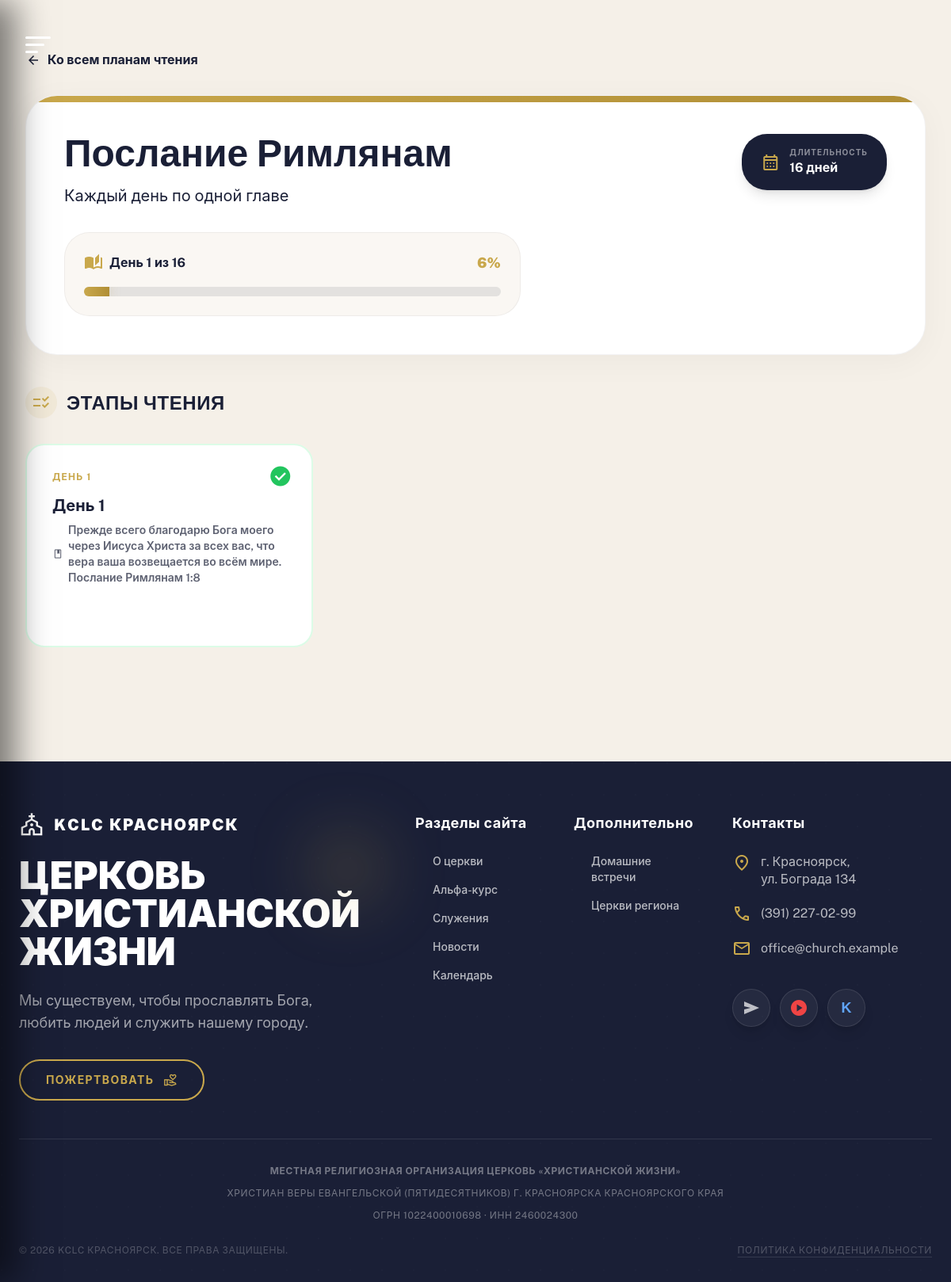
The page /library/bible/plan/1/ (signed in) on the database its author committed.
### church_app/models.py (models this page shows, shortened)
class BiblePlan(models.Model):
    title = models.CharField(max_length=200, verbose_name="Название")
    description = models.TextField(verbose_name="Описание")
    image = models.ImageField(upload_to='bible_plans/', blank=True, null=True, verbose_name="Изображение")
    days_count = models.IntegerField(default=7, verbose_name="Количество дней")
    is_active = models.BooleanField(default=True, verbose_name="Активен")
    order = models.IntegerField(default=0, verbose_name="Порядок")
    created_at = models.DateTimeField(auto_now_add=True)
    class Meta:
        ordering = ['order', 'title']
        verbose_name = "План чтения"
        verbose_name_plural = "Планы чтения"

class UserBibleProgress(models.Model):
    user = models.ForeignKey(User, on_delete=models.CASCADE, related_name='bible_progress')
    plan = models.ForeignKey(BiblePlan, on_delete=models.CASCADE)
    current_day = models.IntegerField(default=0)
    completed_days = models.JSONField(default=list, blank=True)
    started_at = models.DateTimeField(auto_now_add=True)
    completed_at = models.DateTimeField(null=True, blank=True)
    last_read_at = models.DateTimeField(auto_now=True)
    class Meta:
        unique_together = ['user', 'plan']
        verbose_name = "Прогресс чтения"
        verbose_name_plural = "Прогресс чтения"
    def get_progress_percentage(self):
        if self.plan and self.plan.days_count > 0:
            return int((len(self.completed_days) / self.plan.days_count) * 100)
        return 0

class BibleReading(models.Model):
    plan = models.ForeignKey(BiblePlan, on_delete=models.CASCADE, related_name='readings')
    day_number = models.IntegerField(verbose_name="День")
    title = models.CharField(max_length=200, verbose_name="Название")
    bible_passage = models.CharField(max_length=200, verbose_name="Отрывок (например: Иоанна 3:16)")
    start_chapter = models.CharField(max_length=50, verbose_name="Начало", help_text="Книга Глава:Стих")
    end_chapter = models.CharField(max_length=50, blank=True, null=True, verbose_name="Конец")
    content = models.TextField(blank=True, verbose_name="Дополнительный текст")
    class Meta:
        ordering = ['plan', 'day_number']
        unique_together = ['plan', 'day_number']
        verbose_name = "День чтения"
        verbose_name_plural = "Дни чтения"

### church_app/views_library.py (the view)
# urls.py: path('library/bible/plan/<int:plan_id>/', views_library.bible_plan_detail, name='bible_plan_detail'),
@login_required
def bible_plan_detail(request, plan_id):
    plan = get_object_or_404(BiblePlan, id=plan_id, is_active=True)
    readings = plan.readings.all().order_by('day_number')
    progress, created = UserBibleProgress.objects.get_or_create(
        user=request.user,
        plan=plan
    )
    context = {
        'plan': plan,
        'readings': readings,
        'progress': progress,
    }
    return render(request, 'library/bible_plan_detail.html', context)

### templates/library/bible_plan_detail.html (shortened to what this page needs)
{% extends 'library/base_library.html' %}
{% load static %}
{% block library_content %}
<div class="mb-12">
    <a href="{% url 'bible_home' %}" class="inline-flex items-center gap-2 text-txt-sub hover:text-primary font-bold mb-8 transition-colors group">
        <span class="material-symbols-outlined text-[20px] group-hover:-translate-x-1 transition-transform">arrow_back</span>
        <span>Ко всем планам чтения</span>
    </a>
    <div class="bg-white rounded-[2.5rem] p-8 sm:p-12 shadow-[0_8px_40px_rgba(0,0,0,0.04)] border border-navy/5 mb-10 overflow-hidden relative">
        <div class="absolute top-0 left-0 w-full h-2 bg-gradient-to-r from-primary to-primary-hover"></div>
        <div class="relative z-10 flex flex-col md:flex-row justify-between items-start gap-8">
            <div class="flex-grow">
                <h1 class="text-3xl sm:text-5xl font-display font-bold text-navy mb-4 leading-tight">{{ plan.title }}</h1>
                <p class="text-txt-sub text-lg sm:text-xl leading-relaxed max-w-3xl mb-8">
                    {{ plan.description }}
                </p>
                {% if progress %}
                <div class="bg-background-light/50 backdrop-blur-sm rounded-2xl p-6 border border-navy/5 max-w-xl">
                    <div class="flex justify-between items-center mb-4">
                        <div class="flex items-center gap-2 text-navy font-bold">
                            <span class="material-symbols-outlined text-primary" style="font-variation-settings: 'FILL' 1;">auto_stories</span>
                            <span>День {{ progress.current_day }} из {{ plan.days_count }}</span>
                        </div>
                        <span class="text-primary font-black text-lg">{{ progress.get_progress_percentage }}%</span>
                    </div>
                    <div class="h-3 w-full bg-navy/10 rounded-full overflow-hidden">
                        <div class="h-full bg-gradient-to-r from-primary to-primary-hover transition-all duration-1000 ease-out shadow-[0_0_15px_rgba(201,168,76,0.3)]"
                             style="width: {{ progress.get_progress_percentage }}%;"></div>
                    </div>
                </div>
                {% endif %}
            </div>
            <div class="w-full md:w-auto flex flex-col gap-4 shrink-0">
                <div class="flex items-center gap-3 px-6 py-4 bg-navy text-white rounded-2xl shadow-lg">
                    <span class="material-symbols-outlined text-primary">calendar_month</span>
                    <div class="flex flex-col">
                        <span class="text-[10px] uppercase tracking-widest text-white/50 font-bold">Длительность</span>
                        <span class="font-bold">{{ plan.days_count }} дней</span>
                    </div>
                </div>
            </div>
        </div>
    </div>
    <div class="flex items-center gap-3 mb-8">
        <div class="w-10 h-10 rounded-full bg-primary/10 flex items-center justify-center text-primary">
            <span class="material-symbols-outlined text-[24px]">checklist_rtl</span>
        </div>
        <h2 class="text-2xl font-display font-bold text-navy uppercase tracking-wide">Этапы чтения</h2>
    </div>
    <div class="grid grid-cols-1 md:grid-cols-2 lg:grid-cols-3 gap-6">
        {% for reading in readings %}
        <a href="{% url 'bible_read_day' plan.id reading.day_number %}"
           class="group relative bg-white rounded-3xl p-8 border-2 transition-all duration-300 hover:shadow-xl hover:-translate-y-2
                  {% if reading.day_number in progress.completed_days %}
                    border-green-100 bg-green-50/30
                  {% elif reading.day_number == progress.current_day|add:1 %}
                    border-primary/30 bg-primary/5
                  {% else %}
                    border-navy/5 hover:border-primary/20
                  {% endif %}">
            {% if reading.day_number in progress.completed_days %}
            <div class="absolute top-6 right-6 text-green-500">
                <span class="material-symbols-outlined text-3xl" style="font-variation-settings: 'FILL' 1;">check_circle</span>
            </div>
            {% endif %}
            <div class="flex items-center gap-3 mb-4">
                <span class="text-xs font-bold uppercase tracking-widest text-primary">День {{ reading.day_number }}</span>
            </div>
            <h3 class="text-xl font-bold text-navy mb-2 group-hover:text-primary transition-colors leading-tight">{{ reading.title }}</h3>
            <p class="text-txt-sub text-sm font-semibold flex items-center gap-1.5 opacity-70">
                <span class="material-symbols-outlined text-sm">book</span>
                {{ reading.bible_passage }}
            </p>
        </a>
        {% endfor %}
    </div>
</div>
{% endblock %}

### static/css/base.css (style rules this page uses)
:root { --navy: #1a1f36; --navy-light: #252b48; --navy-hover: #2c335a; --gold: #c9a84c; --gold-hover: #b08e35; --bg: #f5f0e8; --txt: #1a1f36; --txt-sub: #3d4260; --txt-muted: #8b8fa8; --white: #ffffff; --success: #27ae60; --error: #e74c3c; --header-height: 72px; --bottom-nav-height: 80px; --max-width: 1200px; --radius: 16px; --radius-lg: 24px; --radius-xl: 32px; --spring-easing: cubic-bezier(0.25, 1, 0.5, 1); --fast-easing: cubic-bezier(0.4, 0, 0.2, 1); --glass-bg: rgba(15, 20, 32, 0.75); --glass-border: rgba(255, 255, 255, 0.15); }
* { margin: 0; padding: 0; box-sizing: border-box; }
html { font-size: 16px; -webkit-text-size-adjust: 100%; -webkit-font-smoothing: antialiased; -moz-osx-font-smoothing: grayscale; overscroll-behavior-y: none; background-color: #0f1420; overscroll-behavior: none; }
body { font-family: 'Public Sans', -apple-system, BlinkMacSystemFont, 'Segoe UI', Roboto, Helvetica, Arial, sans-serif; background: var(--bg); color: var(--txt); line-height: 1.6; overflow-x: hidden; width: 100%; -webkit-overflow-scrolling: touch; overscroll-behavior: none; min-height: 100%; }
a { color: inherit; text-decoration: none; -webkit-tap-highlight-color: transparent; }

### templates/base.html (style rules this page uses)
.material-symbols-outlined { font-family: 'Material Symbols Outlined' !important; font-weight: normal !important; font-style: normal !important; font-size: 24px; display: inline-block !important; line-height: 1 !important; text-transform: none !important; letter-spacing: normal !important; word-wrap: normal !important; white-space: nowrap !important; direction: ltr !important; }

### rows shown on the page
BiblePlan: title "Послание Римлянам", description "Каждый день по одной главе", days_count "16"
UserBibleProgress: current_day "1", get_progress_percentage "6"
BibleReading: day_number "1", title "День 1", bible_passage "Прежде всего благодарю Бога моего через Иисуса Христа за всех вас, что вера ваша возвещается во всём мире. Послание Римлянам 1:8"
